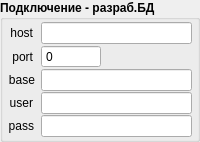
           <widget class="QGroupBox" name="groupBox_4">
            <property name="minimumSize">
             <size>
              <width>150</width>
              <height>0</height>
             </size>
            </property>
            <property name="font">
             <font>
              <weight>75</weight>
              <bold>true</bold>
             </font>
            </property>
            <property name="title">
             <string>Подключение - разраб.БД</string>
            </property>
            <layout class="QFormLayout" name="formLayout_6">
             <property name="fieldGrowthPolicy">
              <enum>QFormLayout::AllNonFixedFieldsGrow</enum>
             </property>
             <property name="horizontalSpacing">
              <number>6</number>
             </property>
             <property name="verticalSpacing">
              <number>1</number>
             </property>
             <property name="leftMargin">
              <number>5</number>
             </property>
             <property name="topMargin">
              <number>2</number>
             </property>
             <property name="rightMargin">
              <number>5</number>
             </property>
             <property name="bottomMargin">
              <number>2</number>
             </property>
             <item row="0" column="0">
              <widget class="QLabel" name="label_30">
               <property name="minimumSize">
                <size>
                 <width>25</width>
                 <height>0</height>
                </size>
               </property>
               <property name="font">
                <font>
                 <weight>50</weight>
                 <bold>false</bold>
                </font>
               </property>
               <property name="text">
                <string>host</string>
               </property>
               <property name="alignment">
                <set>Qt::AlignRight|Qt::AlignTrailing|Qt::AlignVCenter</set>
               </property>
              </widget>
             </item>
             <item row="0" column="1">
              <widget class="QLineEdit" name="ln_work_host">
               <property name="font">
                <font>
                 <weight>50</weight>
                 <bold>false</bold>
                </font>
               </property>
              </widget>
             </item>
             <item row="1" column="0">
              <widget class="QLabel" name="label_31">
               <property name="minimumSize">
                <size>
                 <width>25</width>
                 <height>0</height>
                </size>
               </property>
               <property name="font">
                <font>
                 <weight>50</weight>
                 <bold>false</bold>
                </font>
               </property>
               <property name="text">
                <string>port</string>
               </property>
               <property name="alignment">
                <set>Qt::AlignRight|Qt::AlignTrailing|Qt::AlignVCenter</set>
               </property>
              </widget>
             </item>
             <item row="1" column="1">
              <widget class="QSpinBox" name="spin_work_port">
               <property name="minimumSize">
                <size>
                 <width>60</width>
                 <height>0</height>
                </size>
               </property>
               <property name="maximumSize">
                <size>
                 <width>60</width>
                 <height>16777215</height>
                </size>
               </property>
               <property name="font">
                <font>
                 <weight>50</weight>
                 <bold>false</bold>
                </font>
               </property>
               <property name="buttonSymbols">
                <enum>QAbstractSpinBox::NoButtons</enum>
               </property>
               <property name="maximum">
                <number>99999</number>
               </property>
              </widget>
             </item>
             <item row="2" column="0">
              <widget class="QLabel" name="label_32">
               <property name="minimumSize">
                <size>
                 <width>25</width>
                 <height>0</height>
                </size>
               </property>
               <property name="font">
                <font>
                 <weight>50</weight>
                 <bold>false</bold>
                </font>
               </property>
               <property name="text">
                <string>base</string>
               </property>
               <property name="alignment">
                <set>Qt::AlignRight|Qt::AlignTrailing|Qt::AlignVCenter</set>
               </property>
              </widget>
             </item>
             <item row="2" column="1">
              <widget class="QLineEdit" name="ln_work_base">
               <property name="font">
                <font>
                 <weight>50</weight>
                 <bold>false</bold>
                </font>
               </property>
              </widget>
             </item>
             <item row="3" column="0">
              <widget class="QLabel" name="label_33">
               <property name="minimumSize">
                <size>
                 <width>25</width>
                 <height>0</height>
                </size>
               </property>
               <property name="font">
                <font>
                 <weight>50</weight>
                 <bold>false</bold>
                </font>
               </property>
               <property name="text">
                <string>user</string>
               </property>
               <property name="alignment">
                <set>Qt::AlignRight|Qt::AlignTrailing|Qt::AlignVCenter</set>
               </property>
              </widget>
             </item>
             <item row="3" column="1">
              <widget class="QLineEdit" name="ln_work_user">
               <property name="font">
                <font>
                 <weight>50</weight>
                 <bold>false</bold>
                </font>
               </property>
              </widget>
             </item>
             <item row="4" column="0">
              <widget class="QLabel" name="label_34">
               <property name="minimumSize">
                <size>
                 <width>25</width>
                 <height>0</height>
                </size>
               </property>
               <property name="font">
                <font>
                 <weight>50</weight>
                 <bold>false</bold>
                </font>
               </property>
               <property name="text">
                <string>pass</string>
               </property>
               <property name="alignment">
                <set>Qt::AlignRight|Qt::AlignTrailing|Qt::AlignVCenter</set>
               </property>
              </widget>
             </item>
             <item row="4" column="1">
              <widget class="QLineEdit" name="ln_work_pass">
               <property name="font">
                <font>
                 <weight>50</weight>
                 <bold>false</bold>
                </font>
               </property>
               <property name="echoMode">
                <enum>QLineEdit::Password</enum>
               </property>
              </widget>
             </item>
            </layout>
           </widget>
